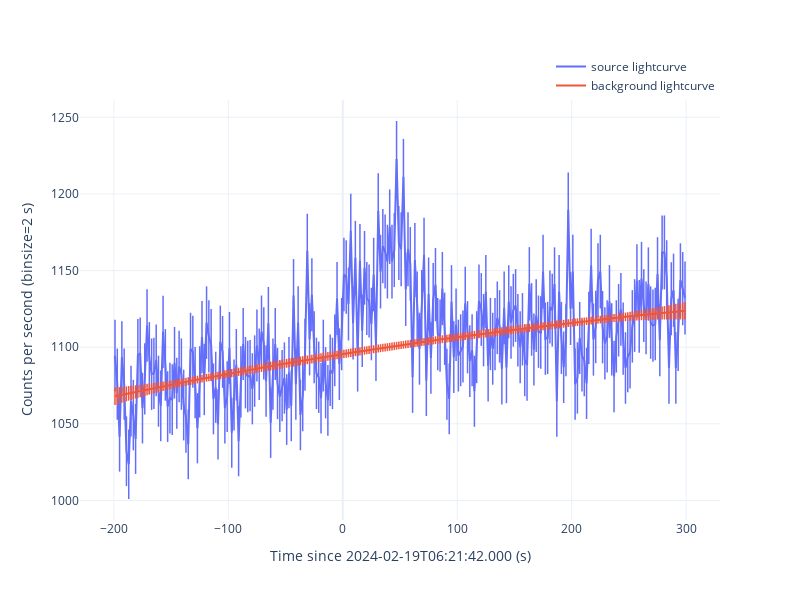

Notebook source saved alongside this figure:
### Code cell
print(msg_format('extract light curve for n9'))

gbm_tte.lc_binsize = 2
gbm_tte.extract_curve(savepath='./n9/curve', show=True)

### Figure 1 — Plotly figure (JSON) as saved in the notebook; plotly's stock layout.template omitted (floating-point values rounded to 4 significant figures; data arrays with more than 128 entries replaced by an {"elided": "..."} marker saying what was removed)
{"data": [{"error_y": {"array": {"elided": "250 float values"}, "thickness": 1.5, "type": "data", "width": 0}, "marker": {"size": 0, "symbol": "cross-thin"}, "mode": "lines+markers", "name": "source lightcurve", "showlegend": true, "type": "scatter", "x": {"elided": "250 int values"}, "y": {"elided": "250 float values"}}, {"error_y": {"array": {"elided": "250 float values"}, "thickness": 1.5, "type": "data", "width": 0}, "marker": {"size": 0, "symbol": "cross-thin"}, "mode": "lines+markers", "name": "background lightcurve", "showlegend": true, "type": "scatter", "x": {"elided": "250 int values"}, "y": {"elided": "250 float values"}}], "layout": {"height": 600, "legend": {"x": 1, "xanchor": "right", "y": 1, "yanchor": "bottom"}, "width": 800, "xaxis": {"title": {"text": "Time since 2024-02-19T06:21:42.000 (s)"}}, "yaxis": {"title": {"text": "Counts per second (binsize=2 s)"}}}}
